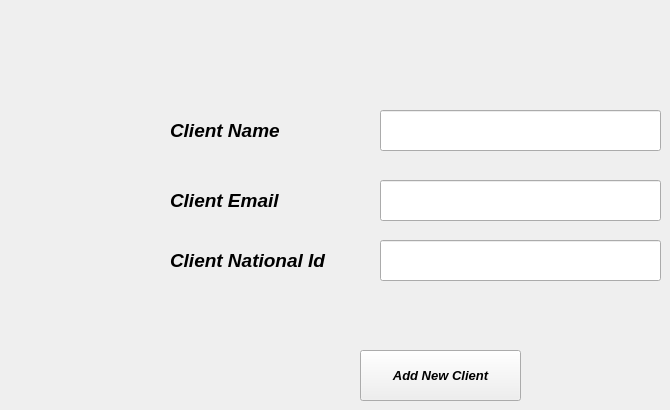
      <widget class="QWidget" name="tab_13">
       <attribute name="title">
        <string>Add New Client</string>
       </attribute>
       <widget class="QLineEdit" name="lineEdit_22">
        <property name="geometry">
         <rect>
          <x>380</x>
          <y>110</y>
          <width>281</width>
          <height>41</height>
         </rect>
        </property>
       </widget>
       <widget class="QLabel" name="label_31">
        <property name="geometry">
         <rect>
          <x>170</x>
          <y>110</y>
          <width>111</width>
          <height>41</height>
         </rect>
        </property>
        <property name="font">
         <font>
          <family>Segoe UI</family>
          <pointsize>14</pointsize>
          <weight>75</weight>
          <italic>true</italic>
          <bold>true</bold>
         </font>
        </property>
        <property name="text">
         <string>Client Name</string>
        </property>
       </widget>
       <widget class="QPushButton" name="pushButton_22">
        <property name="geometry">
         <rect>
          <x>360</x>
          <y>350</y>
          <width>161</width>
          <height>51</height>
         </rect>
        </property>
        <property name="font">
         <font>
          <family>Segoe UI</family>
          <pointsize>10</pointsize>
          <weight>75</weight>
          <italic>true</italic>
          <bold>true</bold>
         </font>
        </property>
        <property name="text">
         <string>Add New Client</string>
        </property>
       </widget>
       <widget class="QLabel" name="label_32">
        <property name="geometry">
         <rect>
          <x>170</x>
          <y>180</y>
          <width>111</width>
          <height>41</height>
         </rect>
        </property>
        <property name="font">
         <font>
          <family>Segoe UI</family>
          <pointsize>14</pointsize>
          <weight>75</weight>
          <italic>true</italic>
          <bold>true</bold>
         </font>
        </property>
        <property name="text">
         <string>Client Email</string>
        </property>
       </widget>
       <widget class="QLineEdit" name="lineEdit_23">
        <property name="geometry">
         <rect>
          <x>380</x>
          <y>180</y>
          <width>281</width>
          <height>41</height>
         </rect>
        </property>
       </widget>
       <widget class="QLabel" name="label_33">
        <property name="geometry">
         <rect>
          <x>170</x>
          <y>240</y>
          <width>161</width>
          <height>41</height>
         </rect>
        </property>
        <property name="font">
         <font>
          <family>Segoe UI</family>
          <pointsize>14</pointsize>
          <weight>75</weight>
          <italic>true</italic>
          <bold>true</bold>
         </font>
        </property>
        <property name="text">
         <string>Client National Id</string>
        </property>
       </widget>
       <widget class="QLineEdit" name="lineEdit_24">
        <property name="geometry">
         <rect>
          <x>380</x>
          <y>240</y>
          <width>281</width>
          <height>41</height>
         </rect>
        </property>
       </widget>
      </widget>
